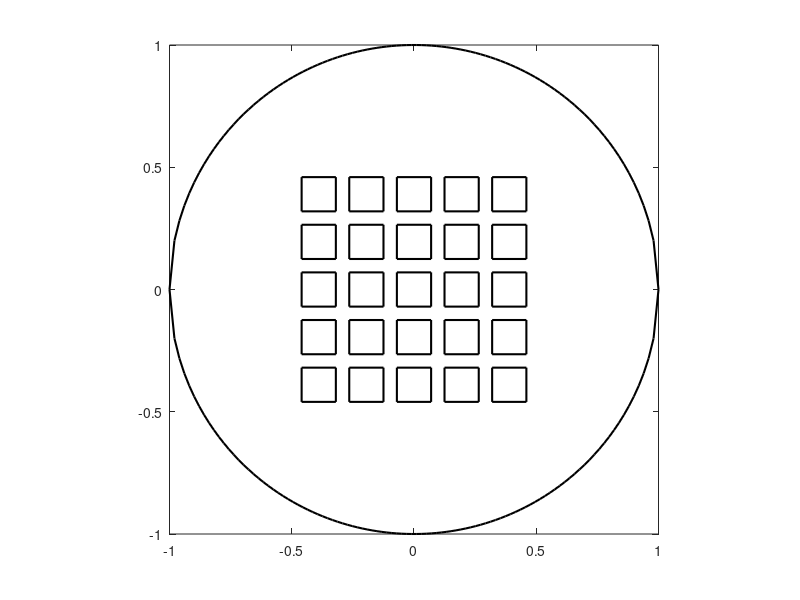

MATLAB code to generate this figure:
clear all
close all
clc

% Parameters for electrodes creation
lineWidth = 1.5;
MaxRad = 1;
EfectiveSurfFact = 0.65;
ElectGrid = 5;
ElectWidth = 0.14;
ElectCorner00 = EfectiveSurfFact*MaxRad/sqrt(2);
ElectSpace = (EfectiveSurfFact*MaxRad/sqrt(2)-ElectWidth...
                + EfectiveSurfFact*MaxRad/sqrt(2))/(ElectGrid-1);

% Arraz where each row is an electrode in format (x1 x2 y1 y2)
ElectCorners = zeros(ElectGrid^2,4);
for k = 1:ElectGrid  % These are the rows
    for l = 1:ElectGrid % These are the columns
        ElectCorners(l+(k-1)*ElectGrid,1) = -ElectCorner00            + (l-1)*ElectSpace;
        ElectCorners(l+(k-1)*ElectGrid,2) = -ElectCorner00+ElectWidth + (l-1)*ElectSpace;
        ElectCorners(l+(k-1)*ElectGrid,3) =  ElectCorner00-ElectWidth - (k-1)*ElectSpace;
        ElectCorners(l+(k-1)*ElectGrid,4) =  ElectCorner00            - (k-1)*ElectSpace;
        plot([ElectCorners(l+(k-1)*ElectGrid,1),...
                    ElectCorners(l+(k-1)*ElectGrid,2)],...
                [ElectCorners(l+(k-1)*ElectGrid,3),...
                    ElectCorners(l+(k-1)*ElectGrid,3)],...
                'k','linewidth',lineWidth); hold on;
        plot([ElectCorners(l+(k-1)*ElectGrid,2),...
                    ElectCorners(l+(k-1)*ElectGrid,2)],...
                [ElectCorners(l+(k-1)*ElectGrid,3),...
                    ElectCorners(l+(k-1)*ElectGrid,4)],...
                'k','linewidth',lineWidth); hold on;
        plot([ElectCorners(l+(k-1)*ElectGrid,2),...
                    ElectCorners(l+(k-1)*ElectGrid,1)],...
                [ElectCorners(l+(k-1)*ElectGrid,4),...
                    ElectCorners(l+(k-1)*ElectGrid,4)],...
                'k','linewidth',lineWidth); hold on;
        plot([ElectCorners(l+(k-1)*ElectGrid,1),...
                    ElectCorners(l+(k-1)*ElectGrid,1)],...
                [ElectCorners(l+(k-1)*ElectGrid,4),...
                    ElectCorners(l+(k-1)*ElectGrid,3)],...
                'k','linewidth',lineWidth); hold on;
    end
end
x = linspace(-MaxRad,MaxRad,100);
plot(x,sqrt(MaxRad^2-x.^2),'k','linewidth',lineWidth); hold on;
plot(x,-sqrt(MaxRad^2-x.^2),'k','linewidth',lineWidth); hold on;
axis square

%%%%%%%%%%%%%%%%%%%%%%%%%%%%%%%%%%%%%%%%%%%%%%%%%%%%%%%%%%%%%%%%%%%%%%%%%%%

% Parameters for computation and saving of influence functions
a = 1;
T = 1;
MirrorGridSize = 100;
mirrorXLim = [-MaxRad, MaxRad];
mirrorYLim = [-MaxRad, MaxRad];
mirrorXIsoLine = linspace(mirrorXLim(1),mirrorXLim(2),MirrorGridSize);
mirrorYIsoLine = linspace(mirrorYLim(1),mirrorYLim(2),MirrorGridSize);
[mirrorXGrid,mirrorYGrid] = meshgrid(mirrorXIsoLine,mirrorYIsoLine);

MirrorMask = mirrorXGrid.^2 + mirrorYGrid.^2 <= MaxRad^2*ones(MirrorGridSize,MirrorGridSize);

% for j=1:MirrorGridSize
%     for i=1:MirrorGridSize
%         % Validates that point is inside the mirror
%         if( MirrorMask(i,j) == 1)
%             plot(mirrorXGrid(i,j),mirrorYGrid(i,j),'*b'); hold on;
%             drawnow limitrate
%         end
%     end
% end
